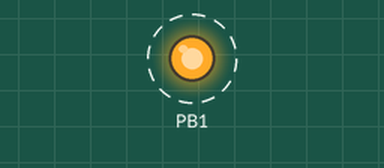
Simulated run of this sketch. Board: ATtiny85, built with avr-gcc and run on an emulated ATtiny85. Parts: output pins drawn as LEDs (lit = HIGH). Dashed ring = blinking.

Above: at 0.15 s.
Timing chart, 0 to 3.0 s (numbered marks = the images above):
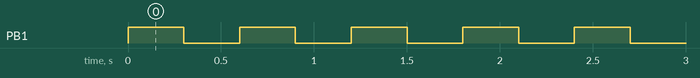

The sketch:

digispark_blinky.ino
```cpp
/*
 *  Digispark board Json : http://digistump.com/package_digistump_index.json
 *    board : Digispark ( Default 16MHz )
 */

void setup() {
  // put your setup code here, to run once:
  DDRB |= (1<<1);

}

void loop() {
  // put your main code here, to run repeatedly:
  PORTB |= (1<<1);
  delay(300);
  PORTB &= ~(1<<1);
  delay(300);
}
```

Measured:
- by itself, PB1: alternates HIGH for 0.30 s and LOW for 0.30 s
